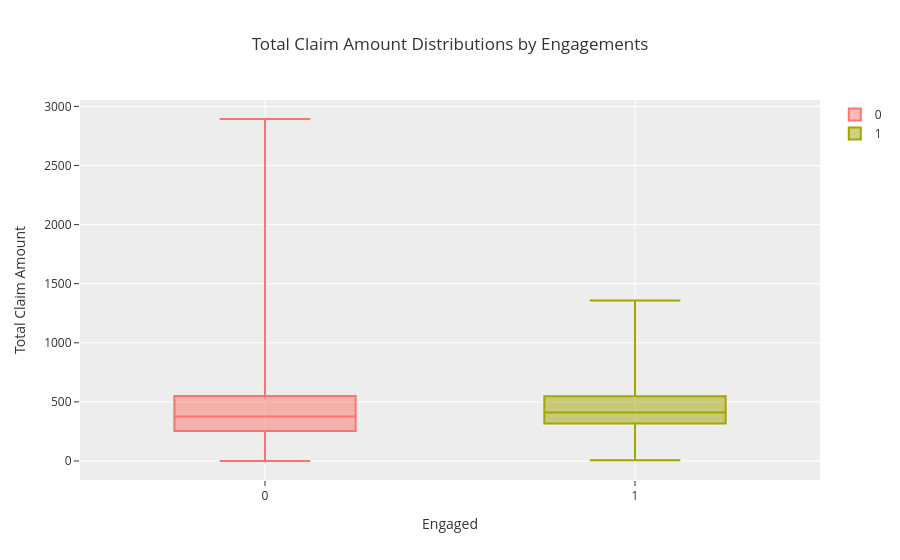

Notebook cell for this chart:
### Markdown cell above
# Total Claim Amount by Engagement

### Code cell
fig = go.Figure()

for engaged_value in sorted(df["engaged"].unique()):
    fig.add_trace(
        go.Box(
            y=df.loc[df["engaged"] == engaged_value, "total_claim_amount"],
            name=str(engaged_value),
            boxpoints=False  # similar to showfliers=False
        )
    )

fig.update_layout(
    title="Total Claim Amount Distributions by Engagements",
    xaxis_title="Engaged",
    yaxis_title="Total Claim Amount",
    template="ggplot2"
)

fig.show()

### Figure 1 — Plotly figure (JSON) as saved in the notebook; plotly's stock layout.template omitted (floating-point values rounded to 4 significant figures; data arrays with more than 128 entries replaced by an {"elided": "..."} marker saying what was removed)
{"data": [{"boxpoints": false, "name": "0", "type": "box", "y": {"elided": "7826 float values"}}, {"boxpoints": false, "name": "1", "type": "box", "y": {"elided": "1308 float values"}}], "layout": {"title": {"text": "Total Claim Amount Distributions by Engagements"}, "xaxis": {"title": {"text": "Engaged"}}, "yaxis": {"title": {"text": "Total Claim Amount"}}}}
